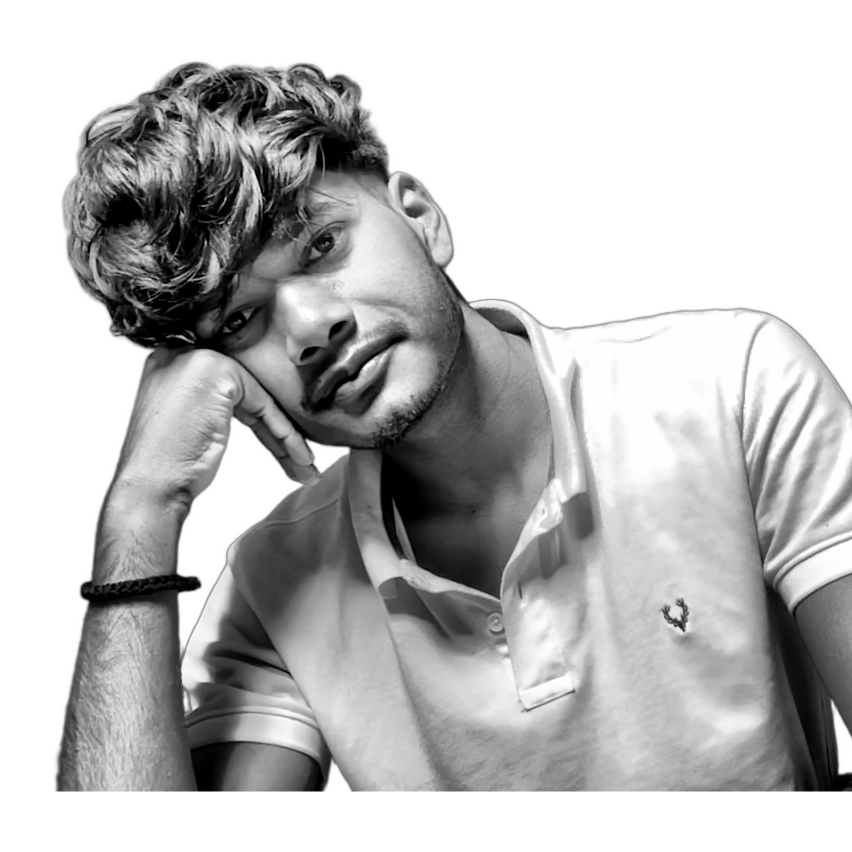
#> input picture source-prepped.png, 1704 x 1704 px (shown at 1/2 size)
$ python make_ascii_svg.py
#> lines starting #> are read from the running program, lines starting #| are printed output that depends on the picture
### scripts/matrix_rain.py
"""Falling character columns, the same kind of rain as a matrix background.

GitHub will play the SMIL motion when the SVG is shown with an <img> tag.
"""
import random

GLYPHS = "0123456789ABCDEF"


def matrix_rain(width, height, spacing=32, opacity=0.22, prefix="rain", static=False, length=None):
    rng = random.Random(prefix)
    cols = max(6, int(width / spacing))
    parts = [
        f'<clipPath id="{prefix}Clip"><rect width="{width}" height="{height}"/></clipPath>',
        f'<g clip-path="url(#{prefix}Clip)">',
    ]
    for i in range(cols):
        x = int(spacing * 0.35 + i * spacing)
        count = length or rng.randint(8, 14)
        glyphs = [rng.choice(GLYPHS) for _ in range(count)]
        line_h = 15
        column_h = count * line_h
        tspans = []
        for j, ch in enumerate(glyphs):
            if j == 0:
                fill, op = "#d8ffe8", min(0.9, opacity + 0.45)
            else:
                fill, op = "#1f9d55", opacity
            dy = 0 if j == 0 else line_h
            tspans.append(
                f'<tspan x="{x}" dy="{dy}" fill="{fill}" opacity="{op:.2f}">{ch}</tspan>'
            )
        text = (
            f'<text y="0" font-size="13" font-family="ui-monospace, SFMono-Regular, Menlo, Consolas, monospace">'
            f'{"".join(tspans)}</text>'
        )
        start = -column_h - rng.randint(0, int(height))
        dur = 8 + (i % 6) * 1.6
        begin = (i * 0.41) % dur
        if static:
            parked = rng.randint(-column_h, int(height))
            parts.append(f'<g transform="translate(0 {parked})">{text}</g>')
            continue
        parts.append(
            f"<g>{text}"
            f'<animateTransform attributeName="transform" type="translate" '
            f'from="0 {start}" to="0 {int(height) + 8}" '
            f'begin="{begin:.2f}s" dur="{dur:.1f}s" repeatCount="indefinite"/>'
            f"</g>"
        )
    parts.append("</g>")
    return "".join(parts)

### scripts/make_ascii_svg.py
#!/usr/bin/env python3
"""Turn a prepped grayscale portrait into a monochrome ASCII SVG that types itself.

GitHub strips <script> from READMEs, but an <img> SVG still runs SMIL. Each row
is revealed with a left-to-right clip wipe and a block cursor, staggered from
top to bottom, then the portrait holds. One ink color keeps it from looking noisy.

    python scripts/make_ascii_svg.py
    STATIC=1 python scripts/make_ascii_svg.py   # frozen frame, no animation
"""
import html
import json
import os
import sys

from matrix_rain import matrix_rain

from PIL import Image, ImageEnhance

HERE = os.path.dirname(os.path.abspath(__file__))
ROOT = os.path.join(HERE, "..")
SRC = sys.argv[1] if len(sys.argv) > 1 else os.path.join(ROOT, "source-prepped.png")
OUT = sys.argv[2] if len(sys.argv) > 2 else os.path.join(ROOT, "ascii.svg")

with open(os.path.join(HERE, "profile.json")) as f:
#> (reads scripts/profile.json from the repository)
    PROFILE = json.load(f)

PROMPT = PROFILE["prompt"]
NAME = PROFILE["name"]

COLS = int(os.environ.get("COLS", 140))
ART_W_TARGET = 800
CELL_W = ART_W_TARGET / COLS
CELL_H = CELL_W * 15 / 8
ROWS = round(COLS * 8 / 15)
RAMP = " .`:-=+*cs#%@"

CONTRAST = 1.4
BRIGHTNESS = 1.1
GAMMA = 0.72
WHITE_FLOOR = 0.92

PAD = 20
TITLEBAR_H = 30
STATUS_H = 30
ART_W = COLS * CELL_W
ART_H = ROWS * CELL_H
CANVAS_W = ART_W + PAD * 2
CANVAS_H = TITLEBAR_H + ART_H + STATUS_H + PAD

BG = "#050203"
BG2 = "#120406"
FRAME = "#e10600"
TITLE_TEXT = "#ff4d4d"
INK = "#e8e6e3"
CURSOR = "#ff2a2a"
GLITCH = "#ff1a1a"

ROW_DUR = 5.8 / ROWS
STAGGER = ROW_DUR
STATIC = bool(os.environ.get("STATIC"))


def sample_rows():
    im = Image.open(SRC).convert("L")
    im = ImageEnhance.Brightness(im).enhance(BRIGHTNESS)
    im = ImageEnhance.Contrast(im).enhance(CONTRAST)
    im = im.resize((COLS, ROWS), Image.Resampling.LANCZOS)
    px = im.load()
    rows = []
    for y in range(ROWS):
        chars = []
        for x in range(COLS):
            lum = pow(px[x, y] / 255.0, GAMMA)
            if lum >= WHITE_FLOOR:
                chars.append(" ")
                continue
            idx = int((1.0 - lum) * (len(RAMP) - 1) + 0.5)
            chars.append(RAMP[max(0, min(len(RAMP) - 1, idx))])
        rows.append("".join(chars))
    return rows


def build(rows_txt):
    art_top = TITLEBAR_H + PAD * 0.35
    font_size = CELL_H * 0.86
    parts = [
        f'<svg xmlns="http://www.w3.org/2000/svg" width="{CANVAS_W:.0f}" height="{CANVAS_H:.0f}" '
        f'viewBox="0 0 {CANVAS_W:.0f} {CANVAS_H:.0f}" font-family="ui-monospace, SFMono-Regular, Menlo, Consolas, monospace">',
        "<defs>"
        f'<linearGradient id="bg" x1="0" y1="0" x2="0" y2="1">'
        f'<stop offset="0" stop-color="{BG2}"/><stop offset="1" stop-color="{BG}"/>'
        f"</linearGradient></defs>",
        f'<!--BG--><rect width="{CANVAS_W:.0f}" height="{CANVAS_H:.0f}" rx="12" fill="url(#bg)"/><!--/BG-->',
        f'<!--RAIN-->{matrix_rain(CANVAS_W, CANVAS_H, spacing=36, opacity=0.16, prefix="asciiRain", static=STATIC)}<!--/RAIN-->',
        f'<rect x="0.5" y="0.5" width="{CANVAS_W - 1:.0f}" height="{CANVAS_H - 1:.0f}" rx="12" '
        f'fill="none" stroke="{FRAME}" stroke-width="1"/>',
        f'<line x1="0" y1="{TITLEBAR_H}" x2="{CANVAS_W:.0f}" y2="{TITLEBAR_H}" stroke="{FRAME}"/>',
    ]
    for i, dotcol in enumerate(["#ff2a2a", "#8f1d24", "#4a0d12"]):
        parts.append(f'<circle cx="{PAD + i * 16}" cy="{TITLEBAR_H / 2}" r="5" fill="{dotcol}"/>')
    parts.append(
        f'<text x="{CANVAS_W / 2:.0f}" y="{TITLEBAR_H / 2 + 4}" fill="{TITLE_TEXT}" font-size="12" '
        f'text-anchor="middle">{PROMPT}:~$ ./override.sh</text>'
    )

    for ry, line in enumerate(rows_txt):
        y = art_top + ry * CELL_H + CELL_H * 0.74
        row_y = art_top + ry * CELL_H
        delay = ry * STAGGER
        safe = html.escape(line)
        text = (
            f'<text xml:space="preserve" x="{PAD}" y="{y:.1f}" fill="{INK}" '
            f'font-size="{font_size:.2f}" textLength="{ART_W:.1f}" lengthAdjust="spacing">{safe}</text>'
        )
        if STATIC:
            parts.append(text)
            continue
        parts.append(
            f'<clipPath id="r{ry}"><rect x="{PAD}" y="{row_y:.1f}" height="{CELL_H:.2f}" width="0">'
            f'<animate attributeName="width" from="0" to="{ART_W:.1f}" begin="{delay:.3f}s" '
            f'dur="{ROW_DUR:.3f}s" fill="freeze"/></rect></clipPath>'
        )
        parts.append(f'<g clip-path="url(#r{ry})">{text}</g>')
        parts.append(
            f'<rect y="{row_y + 1:.1f}" width="{CELL_W:.2f}" height="{CELL_H - 2:.2f}" fill="{CURSOR}" opacity="0">'
            f'<animate attributeName="x" from="{PAD}" to="{PAD + ART_W:.1f}" begin="{delay:.3f}s" '
            f'dur="{ROW_DUR:.3f}s" fill="freeze"/>'
            f'<set attributeName="opacity" to="0.85" begin="{delay:.3f}s"/>'
            f'<set attributeName="opacity" to="0" begin="{delay + ROW_DUR:.3f}s"/></rect>'
        )

    # Thick red slices through the portrait. They jitter sideways and loop.
    ink_rows = [i for i, line in enumerate(rows_txt) if sum(c != " " for c in line) > 18]
    if len(ink_rows) >= 6:
        anchors = [ink_rows[len(ink_rows) // 5], ink_rows[len(ink_rows) // 2], ink_rows[(3 * len(ink_rows)) // 4]]
    else:
        anchors = ink_rows[:3]
    for bi, anchor in enumerate(anchors):
        band = [anchor]
        if anchor + 1 < len(rows_txt):
            band.append(anchor + 1)
        row_y = art_top + band[0] * CELL_H
        band_h = CELL_H * len(band)
        shift = (14, -18, 11)[bi % 3]
        slices = []
        for ry in band:
            y = art_top + ry * CELL_H + CELL_H * 0.74
            safe = html.escape(rows_txt[ry])
            slices.append(
                f'<text xml:space="preserve" x="{PAD}" y="{y:.1f}" fill="{GLITCH}" '
                f'font-size="{font_size:.2f}" textLength="{ART_W:.1f}" lengthAdjust="spacing">{safe}</text>'
            )
        bar = (
            f'<rect x="{PAD}" y="{row_y:.1f}" width="{ART_W:.1f}" height="{band_h:.1f}" '
            f'fill="{GLITCH}" opacity="0.18"/>'
        )
        body = bar + "".join(slices)
        if STATIC:
            parts.append(f'<g transform="translate({shift} 0)">{body}</g>')
            continue
        parts.append(
            f'<g>{body}'
            f'<animateTransform attributeName="transform" type="translate" '
            f'values="0 0; {shift} 0; 0 0; {-shift // 2} 0; 0 0" '
            f'begin="{6.2 + bi * 0.35:.2f}s" dur="1.6s" repeatCount="indefinite"/>'
            f'</g>'
        )

    status_line_y = TITLEBAR_H + ART_H + PAD * 0.35
    status_y = status_line_y + 19
    status = f"{PROMPT}:~$ TRACE FAILED "
    parts.append(
        f'<line x1="0" y1="{status_line_y:.1f}" x2="{CANVAS_W:.0f}" y2="{status_line_y:.1f}" stroke="{FRAME}" stroke-opacity="0.7"/>'
    )
    parts.append(
        f'<text x="{PAD}" y="{status_y:.1f}" fill="{TITLE_TEXT}" font-size="13">'
        f'{PROMPT}:~$ <tspan fill="{INK}">TRACE FAILED</tspan></text>'
    )
    parts.append(
        f'<rect x="{PAD + len(status) * 13 * 0.60:.1f}" y="{status_y - 12:.1f}" width="8" height="14" fill="{GLITCH}">'
        f'<animate attributeName="opacity" values="1;1;0;0" keyTimes="0;0.5;0.51;1" '
        f'dur="1s" repeatCount="indefinite"/></rect>'
    )
    parts.append("</svg>")
    return "".join(parts)


def main():
    rows_txt = sample_rows()
#> in sample_rows, im is the input picture: PIL image 1704x1704 L; min 0, max 255, mean 189.9
#> in sample_rows, `im = ImageEnhance.Brightness(im).enhance(BRIGHTNESS)`:
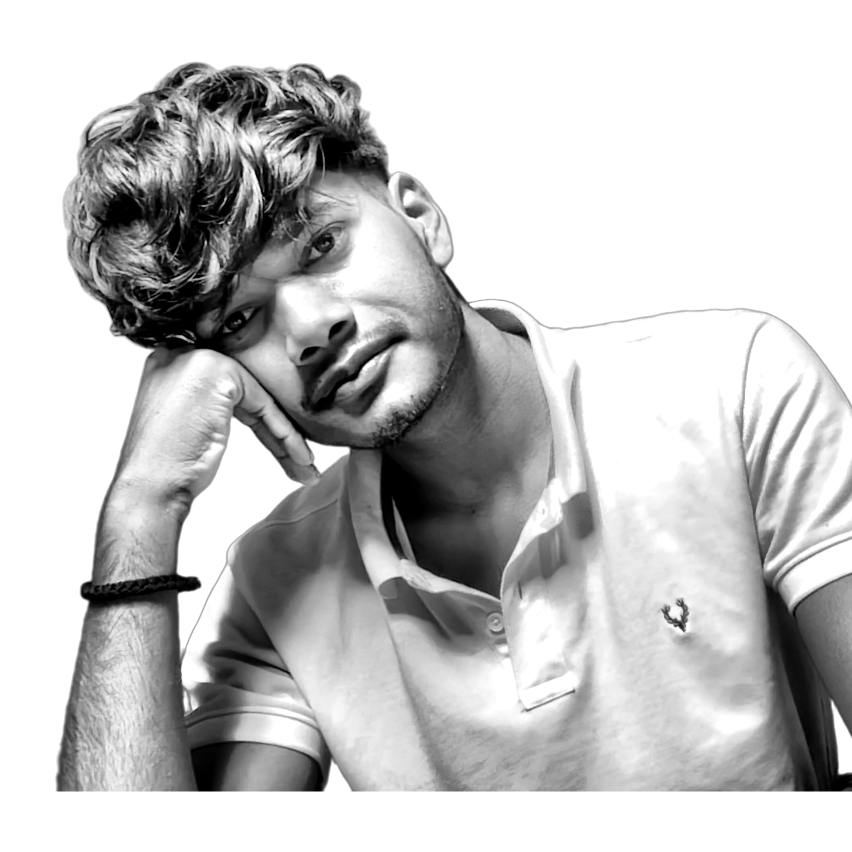
#> im: PIL image 1704x1704 L (shown at 1/2 size); min 0, max 255, mean 197.2
#> in sample_rows, `im = ImageEnhance.Contrast(im).enhance(CONTRAST)`:
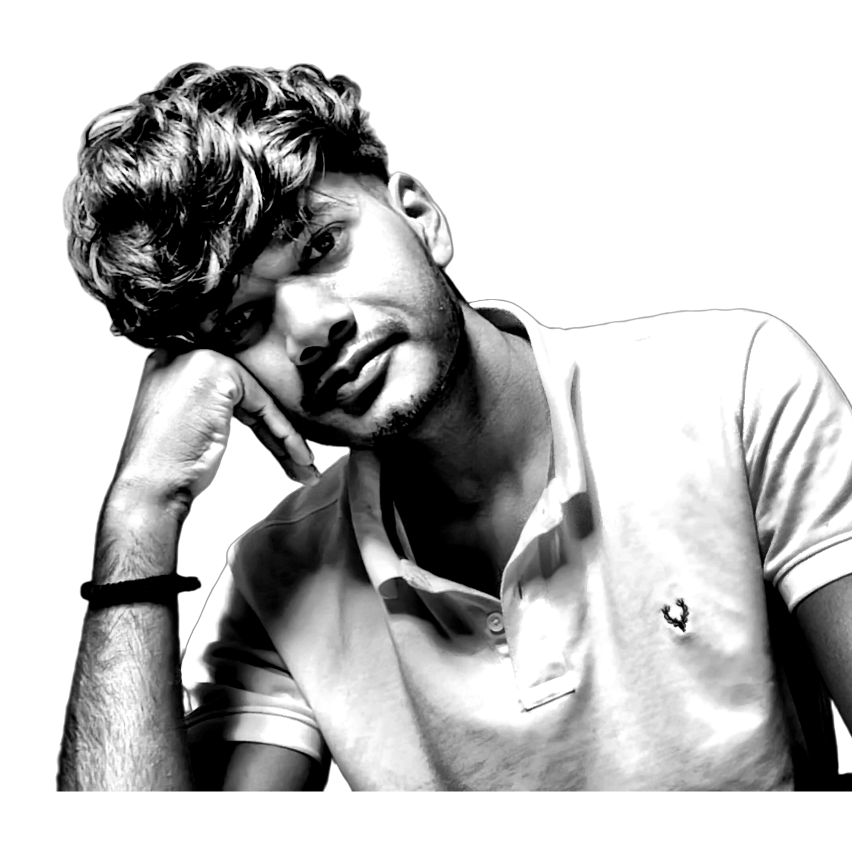
#> im: PIL image 1704x1704 L (shown at 1/2 size); min 0, max 255, mean 189.3
#> in sample_rows, `im = im.resize((COLS, ROWS), Image.Resampling.LANCZOS)`:
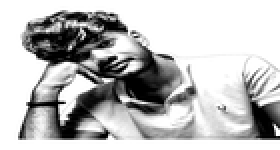
#> im: PIL image 140x75 L (shown 2 times larger); min 0, max 255, mean 189.1
#> after the loop in sample_rows, `for y in range(ROWS):`: rows = 75 items
    svg = build(rows_txt)
    with open(OUT, "w") as f:
        f.write(svg)
    print("wrote", OUT, len(svg), "bytes;", f"{CANVAS_W:.0f}x{CANVAS_H:.0f}")


if __name__ == "__main__":
    main()
#> the loop in build, `for ry, line in enumerate(rows_txt):` made 75 passes
#> (y, row_y, delay) on passes 1 to 12: (44.93, 37, 0), (55.64, 47.71, 0.0773), (66.36, 58.43, 0.155), (77.07, 69.14, 0.232), (87.79, 79.86, 0.309), (98.5, 90.57, 0.387), (109.2, 101.3, 0.464), (119.9, 112, 0.541), (130.6, 122.7, 0.619), (141.4, 133.4, 0.696), (152.1, 144.1, 0.773), (162.8, 154.9, 0.851)
#> after the loop in build, `for ry, line in enumerate(rows_txt):`: parts = 235 items
#> in build, `ink_rows = [i for i, line in enumerate(rows_txt) if sum(c != " " for c..`: ink_rows = 64 values from 6 to 69
#> in build, `anchors = [ink_rows[len(ink_rows) // 5], ink_rows[len(ink_rows) // 2],..`: anchors = [18, 38, 54]
#> the loop in build, `for bi, anchor in enumerate(anchors):` made 3 passes
#> (anchor, row_y, shift) on passes 1 to 3: (18, 229.9, 14), (38, 444.1, -18), (54, 615.6, 11)
#> after the loop in build, `for bi, anchor in enumerate(anchors):`: parts = 238 items
#| wrote scripts/../ascii.svg 80826 bytes; 840x884
